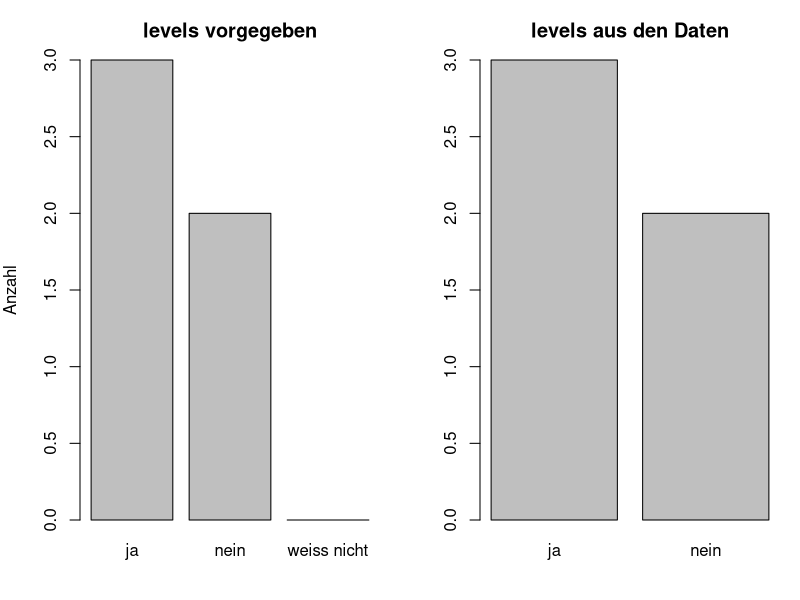

The R source for this figure:
## ---- chunk 1
#| label: setup-r
#| include: false
library(ggplot2)

theme_set(theme_minimal(base_size = 12))
set.seed(42)
## ---- chunk 2
#| label: vektor-grundlage-r
x <- 5          # sieht aus wie eine einzelne Zahl
length(x)       # ist aber ein Vektor der Laenge 1
is.vector(x)
## ---- chunk 3
#| label: vektorisierung-r
werte <- c(12, 45, 7, 31)
werte / 10        # jeder Wert wird geteilt
werte > 20        # Vergleich liefert wieder einen Vektor, diesmal logisch
sum(werte > 20)   # TRUE zaehlt als 1, FALSE als 0
## ---- chunk 4
#| label: recycling-r
lang <- c(1, 2, 3, 4, 5, 6)
kurz <- c(10, 100)

lang * kurz     # kurz wird zu 10, 100, 10, 100, 10, 100 aufgefuellt
## ---- chunk 5
#| label: recycling-pruefung
length(lang)
length(kurz)
# stopifnot bricht ab, sobald die Annahme nicht mehr stimmt:
stopifnot(length(lang) == 6)
## ---- chunk 6
#| label: coercion-r
class(c(TRUE, FALSE))          # logisch
class(c(TRUE, 3))              # logisch trifft Zahl  -> Zahl
class(c(TRUE, 3, "drei"))      # Zahl trifft Text     -> Text
## ---- chunk 7
#| label: coercion-folge
gemischt <- c(1, 2, "3")
gemischt
sum(as.numeric(gemischt))      # erst nach ausdruecklicher Umwandlung
## ---- chunk 8
#| label: faktor-r
antworten <- c("ja", "nein", "ja", "ja", "nein")

als_faktor <- factor(antworten, levels = c("ja", "nein", "weiss nicht"))
levels(als_faktor)
table(als_faktor)          # die unbesetzte Stufe erscheint mit 0
## ---- chunk 9
#| label: fig-faktor-r
#| fig-cap: "Dieselben fünf Antworten. Links mit vorgegebenen Stufen, rechts mit Stufen aus den Daten."
#| fig-height: 3.2
ohne_vorgabe <- factor(antworten)

par(mfrow = c(1, 2), mar = c(4, 4, 3, 1))
barplot(table(als_faktor), col = "grey75", ylim = c(0, 3),
        main = "levels vorgegeben", ylab = "Anzahl")
barplot(table(ohne_vorgabe), col = "grey75", ylim = c(0, 3),
        main = "levels aus den Daten")
## ---- chunk 10
#| label: dataframe-r
df <- data.frame(
  id     = 1:5,
  wert   = c(2.5, 3.1, 4.0, 2.8, 3.6),
  gruppe = factor(c("A", "B", "A", "B", "A"))
)

str(df)      # Struktur: Spalten, Typen, erste Werte
## ---- chunk 11
#| label: summary-r
summary(df)
## ---- chunk 12
#| label: auswahl-r
df$wert                 # eine Spalte als Vektor
df[df$gruppe == "A", ]  # alle Zeilen der Gruppe A, alle Spalten
mean(df$wert[df$gruppe == "A"])
## ---- chunk 13
#| label: liste-r
ergebnis <- list(
  methode = "Beispiel",
  werte   = c(1.2, 3.4, 5.6),
  n       = 3
)

ergebnis$werte
str(ergebnis)
## ---- chunk 14
#| label: matrix-r
m <- matrix(1:6, nrow = 2)
m
dim(m)
